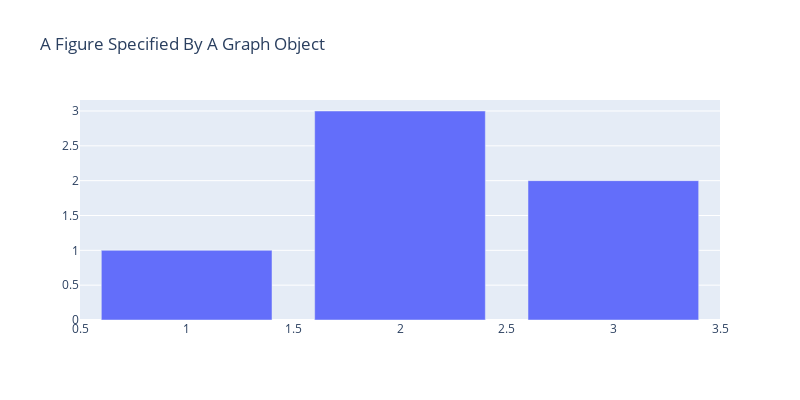

This figure's notebook cell:
### Markdown cell above
### graph_objects 모듈을 활용한 그래프 생성

### Code cell
# 모듈 import
import plotly.graph_objects as go

# figure 생성
## go.Figure() 함수를 활용하여 기본 그래프를 생성
fig = go.Figure(
    # data 입력
    data=[go.Bar(x=[1, 2, 3], y=[1, 3, 2])],
)

## layout 입력
fig.update_layout(
    title = go.layout.Title(text="A Figure Specified By A Graph Object"),
    width = 800,
    height = 400
)


# Figure 랜더링
fig.show()

### Figure 1 — Plotly figure (JSON) as saved in the notebook; plotly's stock layout.template omitted (floating-point values rounded to 4 significant figures)
{"data": [{"type": "bar", "x": [1, 2, 3], "y": [1, 3, 2]}], "layout": {"height": 400, "title": {"text": "A Figure Specified By A Graph Object"}, "width": 800, "xaxis": {"autorange": true, "range": [0.5, 3.5], "type": "linear"}, "yaxis": {"autorange": true, "range": [0, 3.158], "type": "linear"}}}
